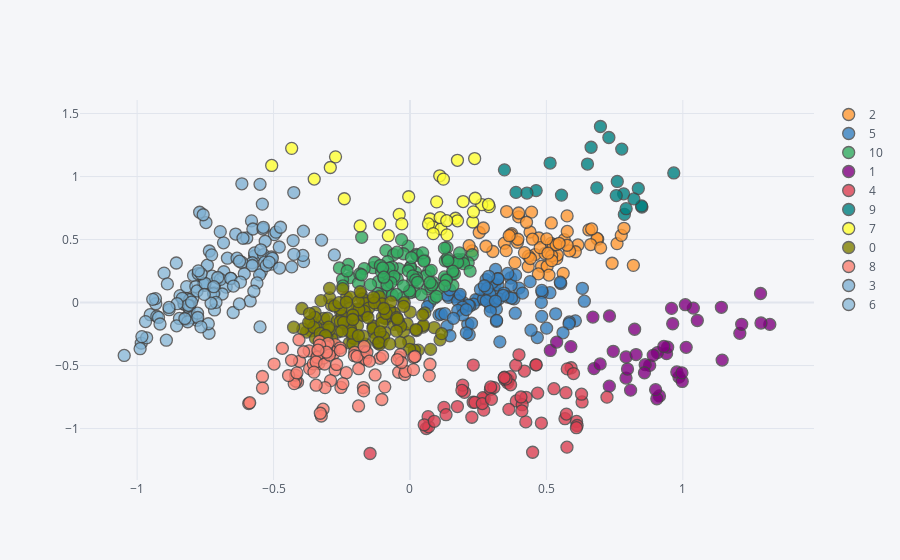

The notebook cell this image was saved under:
### Code cell
Xp.reset_index().iplot(kind="scatter", x="d1", y="d2", categories="cl", mode="markers", text='name')

### Figure 1 — Plotly figure (JSON) as saved in the notebook; plotly's stock layout.template omitted (floating-point values rounded to 4 significant figures; data arrays with more than 128 entries replaced by an {"elided": "..."} marker saying what was removed)
{"data": [{"marker": {"color": "rgba(255, 153, 51, 1.0)", "line": {"width": 1.3}, "opacity": 0.8, "size": 12, "symbol": "circle"}, "mode": "markers", "name": "2", "text": ["Bulbasaur", "Ivysaur", "Metapod", "Butterfree", "Beedrill", "Arbok", "Pikachu", "Sandshrew", "Nidorina", "Nidorino", "Clefairy", "Vulpix", "Wigglytuff", "Golbat", "Gloom", "Vileplume", "Paras", "Parasect", "Venomoth", "Diglett", "Persian", "Mankey", "Growlithe", "Abra", "Machop", "Weepinbell", "Victreebel", "Geodude", "Ponyta", "Magnemite", "Grimer", "Muk", "Gastly", "Haunter", "Drowzee", "Voltorb", "Exeggcute", "Cubone", "Lickitung", "Koffing", "Kangaskhan", "Scyther", "Tauros", "Ditto", "Eevee", "Porygon", "Spinarak", "Snubbull", "Poochyena", "Zigzagoon", "Wurmple", "Seedot", "Slakoth", "Nincada", "Whismur", "Azurill", "Skitty", "Gulpin", "Spinda", "Swablu", "Kricketot", "Budew", "Scatterbug"], "textfont": {"color": "#4D5663"}, "x": [0.5175, 0.4586, 0.6557, 0.3936, 0.4948, 0.5378, 0.6156, 0.7589, 0.6881, 0.6858, 0.6061, 0.5401, 0.4401, 0.4725, 0.5656, 0.4335, 0.6658, 0.4823, 0.5849, 0.7745, 0.3985, 0.5251, 0.4344, 0.5195, 0.5356, 0.5765, 0.4416, 0.8188, 0.4771, 0.503, 0.7843, 0.5616, 0.6623, 0.5094, 0.5197, 0.5762, 0.3848, 0.7408, 0.5467, 0.6988, 0.3037, 0.2786, 0.346, 0.518, 0.5759, 0.4491, 0.3984, 0.2278, 0.4197, 0.4455, 0.5014, 0.3526, 0.3727, 0.5059, 0.3697, 0.3956, 0.4272, 0.4705, 0.3637, 0.3542, 0.2537, 0.2168, 0.269], "y": [0.4693, 0.3808, 0.5759, 0.4785, 0.3893, 0.3481, 0.4568, 0.4675, 0.5023, 0.5088, 0.4031, 0.3769, 0.5597, 0.512, 0.4981, 0.286, 0.5841, 0.2879, 0.4093, 0.5331, 0.6795, 0.4556, 0.3685, 0.371, 0.4586, 0.5645, 0.3496, 0.2951, 0.4356, 0.2877, 0.589, 0.2316, 0.4603, 0.2179, 0.3324, 0.4548, 0.3166, 0.3116, 0.47, 0.4341, 0.4052, 0.4468, 0.4708, 0.6317, 0.6875, 0.5028, 0.7103, 0.4101, 0.3963, 0.7174, 0.5054, 0.4119, 0.5471, 0.3917, 0.5371, 0.5021, 0.6372, 0.2272, 0.5302, 0.7221, 0.5558, 0.4513, 0.5914], "type": "scatter"}, {"marker": {"color": "rgba(55, 128, 191, 1.0)", "line": {"width": 1.3}, "opacity": 0.8, "size": 12, "symbol": "circle"}, "mode": "markers", "name": "5", "text": ["Venusaur", "Charmander", "Charmeleon", "Raichu", "Sandslash", "Nidoqueen", "Nidoking", "Clefable", "Ninetales", "Dugtrio", "Primeape", "Arcanine", "Kadabra", "Machoke", "Machamp", "Graveler", "Golem", "Rapidash", "Magneton", "Onix", "Hypno", "Exeggutor", "Marowak", "Hitmonlee", "Hitmonchan", "Weezing", "Rhyhorn", "Rhydon", "Tangela", "Mr. Mime", "Jynx", "Electabuzz", "Magmar", "Pinsir", "Jolteon", "Flareon", "Articuno", "Zapdos", "Moltres", "Dratini", "Dragonair", "Dragonite", "Mew", "Marill", "Swinub", "Remoraid", "Larvitar", "Silcoon", "Cascoon", "Dustox", "Ralts", "Kirlia", "Shroomish", "Shedinja", "Makuhita", "Hariyama", "Nosepass", "Aron", "Meditite", "Electrike", "Plusle", "Minun", "Volbeat", "Illumise", "Roselia", "Swalot", "Numel", "Spoink", "Trapinch", "Vibrava", "Cacnea", "Seviper", "Baltoy", "Anorith", "Shuppet", "Duskull", "Wynaut", "Snorunt", "Bibarel", "Bonsly", "Tympole", "Clauncher", "Bergmite", "Mareanie", "Dewpider", "Wimpod", "Sandygast"], "textfont": {"color": "#4D5663"}, "x": [0.3093, 0.3691, 0.3043, 0.3997, 0.5129, 0.5527, 0.5511, 0.3811, 0.3014, 0.4845, 0.3224, 0.1947, 0.3707, 0.387, 0.2753, 0.6392, 0.5008, 0.302, 0.2951, 0.534, 0.3134, 0.1811, 0.4814, 0.2758, 0.2791, 0.4829, 0.6319, 0.4829, 0.3139, 0.3167, 0.3859, 0.3448, 0.2501, 0.2414, 0.326, 0.2328, 0.1964, 0.1619, 0.0726, 0.4403, 0.3589, 0.1419, 0.2119, 0.6063, 0.3584, 0.5845, 0.1064, 0.3223, 0.3223, 0.2696, 0.2929, 0.136, 0.2886, 0.1748, 0.2583, 0.1143, 0.3169, 0.2171, 0.128, 0.2193, 0.2145, 0.1929, 0.1366, 0.1752, 0.2832, 0.2256, 0.3723, 0.3416, 0.4126, 0.1465, 0.2796, 0.1932, 0.2945, 0.3294, 0.2726, 0.2064, 0.1595, 0.3134, 0.3176, 0.1836, 0.2065, 0.4668, 0.1457, 0.583, 0.561, 0.4437, 0.0642], "y": [0.134, 0.1949, 0.09674, 0.1147, 0.07808, 0.1512, 0.1612, 0.02991, 0.008702, 0.07927, 0.139, 0.001185, 0.1368, 0.2174, 0.04406, 0.01083, -0.2034, 0.1585, -0.03413, -0.08919, 0.009373, 0.05055, 0.001165, 0.08713, 0.1823, 0.09597, 0.1129, -0.1095, 0.2628, -0.05121, -0.08456, 0.07526, 0.02287, 0.02355, 0.02964, -0.01204, -0.03439, 0.045, 0.002068, 0.1659, 0.044, 0.04121, -0.1725, -0.1451, 0.2308, -0.1546, -0.09772, 0.1888, 0.1888, 0.0268, 0.066, -0.1884, 0.2083, 0.01499, 0.104, -0.09165, -0.1484, -0.2551, -0.08846, -0.02713, -0.02054, -0.03676, 0.05831, -0.06293, 0.1123, -0.1641, 0.03538, 0.05766, 0.07537, -0.2633, 0.0144, -0.09863, -0.06808, -0.3118, 0.1332, -0.05589, -0.1248, 0.01196, -0.1417, 0.06534, -0.2401, -0.2778, 0.1015, -0.1679, -0.2401, -0.2195, -0.03238], "type": "scatter"}, {"marker": {"color": "rgba(50, 171, 96, 1.0)", "line": {"width": 1.3}, "opacity": 0.8, "size": 12, "symbol": "circle"}, "mode": "markers", "name": "10", "text": ["Charizard", "Chikorita", "Ledian", "Ariados", "Crobat", "Pichu", "Cleffa", "Togepi", "Togetic", "Natu", "Mareep", "Flaaffy", "Jumpluff", "Sunflora", "Yanma", "Murkrow", "Unown", "Girafarig", "Pineco", "Gligar", "Sneasel", "Ursaring", "Slugma", "Delibird", "Houndour", "Phanpy", "Porygon2", "Stantler", "Tyrogue", "Elekid", "Miltank", "Linoone", "Beautifly", "Nuzleaf", "Swellow", "Masquerain", "Vigoroth", "Loudred", "Exploud", "Delcatty", "Zangoose", "Castform", "Kecleon", "Tropius", "Shinx", "Luxio", "Burmy", "Mothim", "Combee", "Pachirisu", "Cherubi", "Ambipom", "Drifloon", "Lopunny", "Purugly", "Stunky", "Munchlax", "Skorupi", "Croagunk", "Ducklett", "Diggersby", "Fletchinder", "Spewpa", "Vivillon", "Pyroar", "Flabébé", "Skiddo", "Pancham", "Furfrou", "Espurr", "Honedge", "Spritzee", "Swirlix", "Inkay", "Heliolisk", "Dedenne", "Phantump", "Pumpkaboo", "Noibat", "Rowlet", "Toucannon", "Gumshoos", "Grubbin", "Charjabug", "Crabrawler", "Cutiefly", "Rockruff", "Mudbray", "Fomantis", "Morelull", "Salandit", "Stufful", "Bewear", "Bounsweet", "Steenee", "Komala"], "textfont": {"color": "#4D5663"}, "x": [0.08945, -0.08157, -0.08809, 0.1506, -0.0407, 0.2284, 0.2134, 0.1918, -0.07168, 0.02374, 0.1754, 0.01638, -0.2252, -0.04639, -0.0599, -0.2193, 0.06401, -0.1359, 0.1296, 0.0005734, -0.1053, -0.08159, 0.06909, 0.002449, -0.1157, 0.1571, -0.09474, -0.129, 0.05769, -0.02685, -0.06505, 0.1792, 0.01008, 0.07621, 0.02691, -0.001881, 0.1556, 0.1966, 0.04135, 0.1628, 0.1327, 0.105, 0.2204, 0.0778, 0.05185, -0.1178, 0.02004, -0.247, -0.006967, 0.0247, 0.001193, -0.1679, -0.1888, -0.2459, -0.08111, 0.1356, -0.07645, 0.1743, 0.08587, -0.1043, 0.04649, -0.1839, 0.1373, -0.1086, -0.2586, 0.1267, -0.006034, -0.05863, -0.02401, 0.01022, -0.06475, 0.08049, 0.07343, -0.06965, -0.09998, -0.024, -0.08428, -0.09579, -0.04715, -0.1773, -0.1769, 0.005419, 0.1265, -0.04988, 0.02092, 0.1391, 0.1572, 0.09712, 0.05094, 0.1335, 0.1277, -0.03087, -0.2304, 0.1816, 0.02808, -0.1444], "y": [0.03487, 0.1043, 0.4138, 0.3123, 0.2672, 0.3792, 0.3154, 0.3398, 0.1972, 0.3828, 0.3405, 0.08673, 0.3026, 0.1873, 0.38, 0.1977, 0.1088, 0.2765, 0.331, 0.07819, 0.06355, 0.3246, 0.248, 0.2825, 0.1653, 0.1352, 0.194, 0.3176, 0.2104, 0.03555, 0.2818, 0.3205, 0.1668, 0.1224, 0.3747, 0.09161, 0.2253, 0.308, 0.06268, 0.2291, 0.1882, 0.1101, 0.2499, 0.2551, 0.3365, 0.07007, 0.241, 0.1835, 0.448, 0.1974, 0.2787, 0.2692, 0.1542, 0.1316, 0.2224, 0.4368, 0.2725, 0.3186, 0.1573, 0.2442, 0.3941, 0.227, 0.354, 0.294, 0.2739, 0.2036, 0.2524, 0.2075, 0.3873, 0.2115, 0.05841, 0.1392, 0.1597, 0.1583, 0.2745, 0.1327, 0.1403, 0.2012, 0.3993, 0.2206, 0.5178, 0.3559, 0.4317, 0.06427, 0.18, 0.3321, 0.2486, 0.04872, 0.3289, 0.1776, 0.1326, 0.4989, 0.2507, 0.3934, 0.1605, 0.1421], "type": "scatter"}, {"marker": {"color": "rgba(128, 0, 128, 1.0)", "line": {"width": 1.3}, "opacity": 0.8, "size": 12, "symbol": "circle"}, "mode": "markers", "name": "1", "text": ["Squirtle", "Wartortle", "Psyduck", "Golduck", "Poliwag", "Poliwhirl", "Poliwrath", "Tentacool", "Tentacruel", "Slowpoke", "Seel", "Dewgong", "Shellder", "Krabby", "Kingler", "Horsea", "Seadra", "Goldeen", "Seaking", "Staryu", "Starmie", "Magikarp", "Gyarados", "Lapras", "Vaporeon", "Omanyte", "Omastar", "Kabuto", "Kabutops", "Chinchou", "Wooper", "Lotad", "Lombre", "Wingull", "Surskit", "Carvanha", "Barboach", "Corphish", "Feebas", "Spheal", "Clamperl", "Luvdisc", "Skrelp"], "textfont": {"color": "#4D5663"}, "x": [0.9405, 0.8786, 1.209, 0.986, 1.319, 1.144, 0.9145, 1.141, 0.907, 0.963, 1.053, 0.8621, 0.9588, 1.039, 0.792, 1.287, 0.9445, 1.216, 0.9781, 1.009, 0.6744, 1.285, 0.5144, 0.8087, 0.7918, 0.9979, 0.9048, 0.9968, 0.9003, 0.5377, 0.8235, 0.9306, 0.7307, 0.7312, 0.8916, 0.5897, 0.7973, 0.6971, 1.012, 0.8288, 0.745, 0.8595, 0.6704], "y": [-0.4056, -0.4987, -0.2444, -0.5915, -0.1733, -0.4566, -0.7412, -0.03767, -0.3971, -0.1684, -0.1426, -0.4928, -0.04628, -0.04393, -0.432, -0.1622, -0.3541, -0.1728, -0.5507, -0.01725, -0.5241, 0.07158, -0.38, -0.6952, -0.5991, -0.6262, -0.7632, -0.5579, -0.6911, -0.3138, -0.2118, -0.3486, -0.6633, -0.1068, -0.4187, -0.3498, -0.5278, -0.4872, -0.3554, -0.4125, -0.3867, -0.5571, -0.1153], "type": "scatter"}, {"marker": {"color": "rgba(219, 64, 82, 1.0)", "line": {"width": 1.3}, "opacity": 0.8, "size": 12, "symbol": "circle"}, "mode": "markers", "name": "4", "text": ["Blastoise", "Totodile", "Croconaw", "Feraligatr", "Lanturn", "Azumarill", "Politoed", "Quagsire", "Slowking", "Qwilfish", "Corsola", "Octillery", "Mantine", "Kingdra", "Suicune", "Mudkip", "Marshtomp", "Swampert", "Ludicolo", "Pelipper", "Sharpedo", "Wailmer", "Whiscash", "Crawdaunt", "Armaldo", "Milotic", "Sealeo", "Walrein", "Huntail", "Gorebyss", "Relicanth", "Piplup", "Prinplup", "Empoleon", "Buizel", "Floatzel", "Shellos", "Gastrodon", "Finneon", "Lumineon", "Mantyke", "Palkia", "Phione", "Manaphy", "Froakie", "Frogadier", "Greninja", "Binacle", "Barbaracle", "Clawitzer", "Volcanion", "Popplio", "Brionne", "Primarina", "Wishiwashi", "Toxapex", "Araquanid", "Golisopod", "Pyukumuku", "Bruxish", "Tapu Fini"], "textfont": {"color": "#4D5663"}, "x": [0.7221, 0.4196, 0.358, 0.2726, 0.3486, 0.3877, 0.3898, 0.5276, 0.2674, 0.5906, 0.3593, 0.3465, 0.4254, 0.4246, 0.1246, 0.6308, 0.6106, 0.4496, 0.5681, 0.4612, 0.2703, 0.5716, 0.5735, 0.468, 0.232, 0.4112, 0.6288, 0.4816, 0.6127, 0.6101, 0.5755, 0.2949, 0.2316, 0.05989, 0.5765, 0.3626, 0.3995, 0.2379, 0.5994, 0.4101, 0.4069, -0.1463, 0.1739, 0.06876, 0.3677, 0.3074, 0.06649, 0.4628, 0.265, 0.1998, 0.05211, 0.3688, 0.2985, 0.2268, 0.1322, 0.3522, 0.3452, 0.193, 0.2959, 0.1904, 0.08914], "y": [-0.7508, -0.5435, -0.6362, -0.7624, -0.6139, -0.4974, -0.781, -0.6836, -0.7541, -0.5174, -0.6141, -0.5922, -0.7521, -0.9471, -0.8319, -0.7886, -0.9437, -1.188, -0.9215, -0.4948, -0.8538, -0.7155, -0.885, -0.7184, -0.4959, -0.8106, -0.7272, -0.9563, -0.9755, -0.9932, -1.148, -0.6899, -0.7911, -0.9993, -0.5266, -0.8475, -0.4145, -0.792, -0.5634, -0.8596, -0.7494, -1.198, -0.8253, -0.9858, -0.5884, -0.6749, -0.9054, -0.4939, -0.8017, -0.7124, -0.9701, -0.6527, -0.7677, -0.9104, -0.8898, -0.6058, -0.5954, -0.6554, -0.6697, -0.6969, -0.9424], "type": "scatter"}, {"marker": {"color": "rgba(0, 128, 128, 1.0)", "line": {"width": 1.3}, "opacity": 0.8, "size": 12, "symbol": "circle"}, "mode": "markers", "name": "9", "text": ["Caterpie", "Weedle", "Kakuna", "Pidgey", "Pidgeotto", "Rattata", "Raticate", "Spearow", "Fearow", "Ekans", "Nidoran♀", "Nidoran♂", "Jigglypuff", "Zubat", "Oddish", "Venonat", "Meowth", "Bellsprout", "Farfetch'd", "Doduo", "Dodrio", "Sentret"], "textfont": {"color": "#4D5663"}, "x": [0.8369, 0.9669, 0.7858, 0.6981, 0.5136, 0.7762, 0.5554, 0.7291, 0.4625, 0.7923, 0.8501, 0.8488, 0.6849, 0.7598, 0.7831, 0.8208, 0.6506, 0.7561, 0.3887, 0.6639, 0.4289, 0.3462], "y": [0.905, 1.028, 0.6994, 1.397, 1.107, 1.218, 0.8525, 1.309, 0.8884, 0.7448, 0.758, 0.767, 0.91, 0.961, 0.8626, 0.8223, 1.099, 0.8487, 0.874, 1.232, 0.8688, 1.053], "type": "scatter"}, {"marker": {"color": "rgba(255, 255, 51, 1.0)", "line": {"width": 1.3}, "opacity": 0.8, "size": 12, "symbol": "circle"}, "mode": "markers", "name": "7", "text": ["Pidgeot", "Furret", "Hoothoot", "Noctowl", "Ledyba", "Igglybuff", "Hoppip", "Skiploom", "Aipom", "Sunkern", "Dunsparce", "Teddiursa", "Smeargle", "Taillow", "Starly", "Staravia", "Bidoof", "Buneary", "Glameow", "Happiny", "Chatot", "Patrat", "Lillipup", "Pidove", "Venipede", "Minccino", "Rufflet", "Bunnelby", "Fletchling", "Litleo", "Helioptile", "Pikipek", "Trumbeak", "Yungoos"], "textfont": {"color": "#4D5663"}, "x": [0.2905, 0.07385, 0.2371, -0.0394, 0.1947, 0.2631, 0.0979, -0.0793, 0.08387, 0.2302, 0.167, 0.1138, 0.1356, 0.2878, 0.109, -0.1112, 0.1743, 0.06779, 0.1106, 0.08514, -0.1827, -0.2729, -0.292, -0.4336, -0.2407, -0.351, -0.5069, 0.2391, 0.1225, -0.02992, 0.1347, 0.174, -0.004733, 0.2326], "y": [0.7605, 0.6628, 1.142, 0.6993, 0.8014, 0.7766, 0.799, 0.5303, 0.5988, 0.6392, 0.6689, 0.5838, 0.5371, 0.7786, 1.006, 0.6226, 0.6486, 0.6234, 0.6742, 0.5468, 0.6076, 1.156, 1.072, 1.223, 0.8234, 0.9796, 1.088, 0.8275, 0.9794, 0.624, 0.6493, 1.129, 0.8394, 0.7195], "type": "scatter"}, {"marker": {"color": "rgba(128, 128, 0, 1.0)", "line": {"width": 1.3}, "opacity": 0.8, "size": 12, "symbol": "circle"}, "mode": "markers", "name": "0", "text": {"elided": "136 str values"}, "textfont": {"color": "#4D5663"}, "x": {"elided": "136 float values"}, "y": {"elided": "136 float values"}, "type": "scatter"}, {"marker": {"color": "rgba(251, 128, 114, 1.0)", "line": {"width": 1.3}, "opacity": 0.8, "size": 12, "symbol": "circle"}, "mode": "markers", "name": "8", "text": ["Raikou", "Entei", "Tyranitar", "Sceptile", "Blaziken", "Gardevoir", "Mawile", "Lairon", "Medicham", "Manectric", "Camerupt", "Flygon", "Lunatone", "Solrock", "Claydol", "Cradily", "Chimecho", "Absol", "Glalie", "Salamence", "Beldum", "Metang", "Metagross", "Registeel", "Latias", "Latios", "Jirachi", "Torterra", "Infernape", "Shieldon", "Mismagius", "Bronzong", "Spiritomb", "Lucario", "Hippowdon", "Abomasnow", "Weavile", "Magnezone", "Rhyperior", "Electivire", "Magmortar", "Glaceon", "Mamoswine", "Probopass", "Dusknoir", "Rotom", "Uxie", "Mesprit", "Azelf", "Dialga", "Heatran", "Giratina", "Cresselia", "Darkrai", "Oshawott", "Dewott", "Samurott", "Simipour", "Palpitoad", "Seismitoad", "Basculin", "Tirtouga", "Carracosta", "Jellicent", "Keldeo", "Delphox", "Aegislash", "Tyrantrum", "Aurorus", "Carbink", "Goodra", "Xerneas", "Diancie", "Incineroar", "Turtonator", "Kommo-o", "Tapu Koko", "Tapu Lele", "Tapu Bulu", "Cosmoem", "Solgaleo", "Lunala"], "textfont": {"color": "#4D5663"}, "x": [-0.2743, -0.3265, -0.3346, -0.1638, -0.2744, -0.1707, -0.03963, 0.07327, -0.1101, -0.03484, 0.01863, -0.04141, -0.01911, -0.01641, 0.01284, 0.0131, -0.03093, -0.1699, 0.0176, -0.2793, -0.04641, -0.1278, -0.3186, -0.1698, -0.3251, -0.3286, -0.2531, -0.2554, -0.4677, -0.1709, -0.2895, -0.3678, -0.3325, -0.4982, -0.2023, -0.3394, -0.3058, -0.3544, -0.1879, -0.2999, -0.3697, -0.2037, -0.1004, -0.2911, -0.3167, -0.341, -0.412, -0.4183, -0.4195, -0.591, -0.5407, -0.5875, -0.4245, -0.4046, -0.1617, -0.2335, -0.3113, -0.2688, 0.07067, -0.1032, -0.344, -0.09232, -0.1884, -0.246, -0.5405, -0.3899, -0.3309, -0.1939, -0.1579, -0.1489, -0.313, -0.2952, -0.3439, -0.4069, -0.2547, -0.4341, -0.3061, -0.3519, -0.3372, -0.168, -0.445, -0.4144], "y": [-0.3332, -0.3429, -0.4847, -0.3884, -0.5355, -0.6747, -0.4361, -0.4897, -0.4425, -0.4123, -0.4283, -0.5533, -0.5711, -0.546, -0.5325, -0.4349, -0.4756, -0.4463, -0.4288, -0.4049, -0.4527, -0.5746, -0.8463, -0.7012, -0.9001, -0.8785, -0.6736, -0.3593, -0.3631, -0.3922, -0.3848, -0.5244, -0.3071, -0.4882, -0.3946, -0.4049, -0.3519, -0.4865, -0.525, -0.3234, -0.383, -0.4216, -0.4255, -0.6194, -0.4401, -0.4343, -0.6311, -0.6223, -0.5755, -0.8014, -0.5869, -0.7948, -0.6432, -0.4662, -0.4508, -0.5565, -0.6751, -0.491, -0.5819, -0.7695, -0.4712, -0.669, -0.8206, -0.6434, -0.6784, -0.3903, -0.3374, -0.4276, -0.3944, -0.4652, -0.4876, -0.4167, -0.6558, -0.2952, -0.3799, -0.4583, -0.3938, -0.5519, -0.3781, -0.3485, -0.5794, -0.5582], "type": "scatter"}, {"marker": {"color": "rgba(128, 177, 211, 1.0)", "line": {"width": 1.3}, "opacity": 0.8, "size": 12, "symbol": "circle"}, "mode": "markers", "name": "3", "text": ["Staraptor", "Snivy", "Watchog", "Herdier", "Stoutland", "Purrloin", "Pansage", "Pansear", "Munna", "Tranquill", "Unfezant", "Blitzle", "Roggenrola", "Woobat", "Drilbur", "Audino", "Timburr", "Sewaddle", "Swadloon", "Whirlipede", "Scolipede", "Cottonee", "Petilil", "Sandile", "Darumaka", "Maractus", "Dwebble", "Scraggy", "Yamask", "Trubbish", "Cinccino", "Gothita", "Solosis", "Vanillite", "Deerling", "Sawsbuck", "Emolga", "Karrablast", "Foongus", "Amoonguss", "Joltik", "Galvantula", "Ferroseed", "Tynamo", "Elgyem", "Litwick", "Cubchoo", "Shelmet", "Mienfoo", "Golett", "Bouffalant", "Braviary", "Vullaby"], "textfont": {"color": "#4D5663"}, "x": [-0.2771, -0.6822, -0.4259, -0.5808, -0.7354, -0.4973, -0.5306, -0.5691, -0.5449, -0.6162, -0.7709, -0.4791, -0.39, -0.5982, -0.5513, -0.5759, -0.5697, -0.5411, -0.6834, -0.4283, -0.5781, -0.5389, -0.4911, -0.5372, -0.6161, -0.5081, -0.4335, -0.6691, -0.5069, -0.324, -0.6388, -0.5319, -0.5781, -0.3926, -0.5496, -0.7478, -0.612, -0.4746, -0.3906, -0.6073, -0.5376, -0.7427, -0.5467, -0.5044, -0.5268, -0.6338, -0.4783, -0.4257, -0.6248, -0.5165, -0.7269, -0.7579, -0.6953], "y": [0.3776, 0.2444, 0.8727, 0.6478, 0.4088, 0.5387, 0.4859, 0.3695, 0.2453, 0.9423, 0.7163, 0.4408, 0.3248, 0.5125, 0.2196, 0.5837, 0.3937, 0.781, 0.4737, 0.492, 0.3158, 0.5837, 0.5587, 0.3804, 0.3176, 0.3615, 0.2827, 0.3518, 0.3053, 0.4956, 0.5435, 0.3207, 0.294, 0.374, 0.938, 0.6345, 0.51, 0.5974, 0.5664, 0.2284, 0.5971, 0.2962, 0.4183, 0.3509, 0.2932, 0.3518, 0.2739, 0.383, 0.3279, 0.321, 0.3784, 0.6965, 0.5626], "type": "scatter"}, {"marker": {"color": "rgba(128, 177, 211, 0.8999999999999999)", "line": {"width": 1.3}, "opacity": 0.8, "size": 12, "symbol": "circle"}, "mode": "markers", "name": "6", "text": ["Victini", "Servine", "Serperior", "Tepig", "Pignite", "Emboar", "Liepard", "Simisage", "Simisear", "Musharna", "Zebstrika", "Boldore", "Gigalith", "Swoobat", "Excadrill", "Gurdurr", "Conkeldurr", "Throh", "Sawk", "Leavanny", "Whimsicott", "Lilligant", "Krokorok", "Krookodile", "Darmanitan", "Crustle", "Scrafty", "Sigilyph", "Cofagrigus", "Archen", "Archeops", "Garbodor", "Zorua", "Zoroark", "Gothorita", "Gothitelle", "Duosion", "Reuniclus", "Vanillish", "Vanilluxe", "Escavalier", "Ferrothorn", "Klink", "Klang", "Klinklang", "Eelektrik", "Eelektross", "Beheeyem", "Lampent", "Chandelure", "Axew", "Fraxure", "Haxorus", "Beartic", "Cryogonal", "Accelgor", "Stunfisk", "Mienshao", "Druddigon", "Golurk", "Pawniard", "Bisharp", "Mandibuzz", "Heatmor", "Durant", "Deino", "Zweilous", "Hydreigon", "Larvesta", "Volcarona", "Cobalion", "Terrakion", "Virizion", "Tornadus", "Thundurus", "Reshiram", "Zekrom", "Landorus", "Meloetta", "Genesect"], "textfont": {"color": "#4D5663"}, "x": [-0.985, -0.7529, -0.8296, -0.6737, -0.8243, -0.9521, -0.7553, -0.7574, -0.796, -0.78, -0.7173, -0.5856, -0.7365, -0.7932, -0.8126, -0.7168, -0.8277, -0.8199, -0.828, -0.8564, -0.7762, -0.7254, -0.6563, -0.8092, -0.8213, -0.648, -0.8427, -0.8184, -0.7165, -0.6946, -0.8073, -0.5608, -0.6573, -0.8073, -0.6881, -0.8001, -0.72, -0.845, -0.5722, -0.7393, -0.8344, -0.8132, -0.6215, -0.7787, -0.8553, -0.711, -0.8147, -0.7777, -0.785, -0.9278, -0.7046, -0.7805, -0.8828, -0.5496, -0.766, -0.647, -0.6253, -0.8535, -0.8251, -0.729, -0.7511, -0.9217, -0.9014, -0.7538, -0.7655, -0.7192, -0.8006, -0.9652, -0.7756, -0.9317, -0.9826, -0.8929, -0.9693, -0.9329, -0.9429, -1.047, -0.9891, -0.8833, -0.8892, -0.9162], "y": [-0.3223, 0.1368, 0.0254, 0.1223, 5.915e-06, -0.09629, 0.1526, 0.1501, 0.03372, -0.1407, 0.07832, 0.01249, -0.2437, 0.215, -0.1047, 0.1543, -0.01235, 0.03377, -0.01198, 0.3138, 0.2288, 0.2094, 0.1913, -0.04427, -0.133, -0.07896, 0.05482, 0.1263, -0.05862, 0.1839, 0.02427, 0.1553, 0.1914, -0.02399, 0.06766, -0.1202, 0.07014, -0.1264, 0.08975, -0.1682, 0.03343, -0.02179, 0.1621, -0.0847, -0.1845, 0.001562, -0.1524, -0.1188, 0.127, -0.1094, 0.1988, 0.09198, -0.05663, -0.1934, -0.1931, 0.131, -0.01089, -0.008998, -0.1268, -0.005305, 0.1526, -0.1183, 0.2336, 0.06456, 0.2286, 0.1256, 0.003668, -0.2798, 0.2515, -0.009461, -0.2704, -0.2987, -0.1511, 0.03119, 0.02533, -0.4197, -0.3661, -0.039, 0.1478, -0.1705], "type": "scatter"}], "layout": {"legend": {"bgcolor": "#F5F6F9", "font": {"color": "#4D5663"}}, "paper_bgcolor": "#F5F6F9", "plot_bgcolor": "#F5F6F9", "title": {"font": {"color": "#4D5663"}}, "xaxis": {"gridcolor": "#E1E5ED", "showgrid": true, "tickfont": {"color": "#4D5663"}, "title": {"font": {"color": "#4D5663"}, "text": ""}, "zerolinecolor": "#E1E5ED"}, "yaxis": {"gridcolor": "#E1E5ED", "showgrid": true, "tickfont": {"color": "#4D5663"}, "title": {"font": {"color": "#4D5663"}, "text": ""}, "zerolinecolor": "#E1E5ED"}}}
